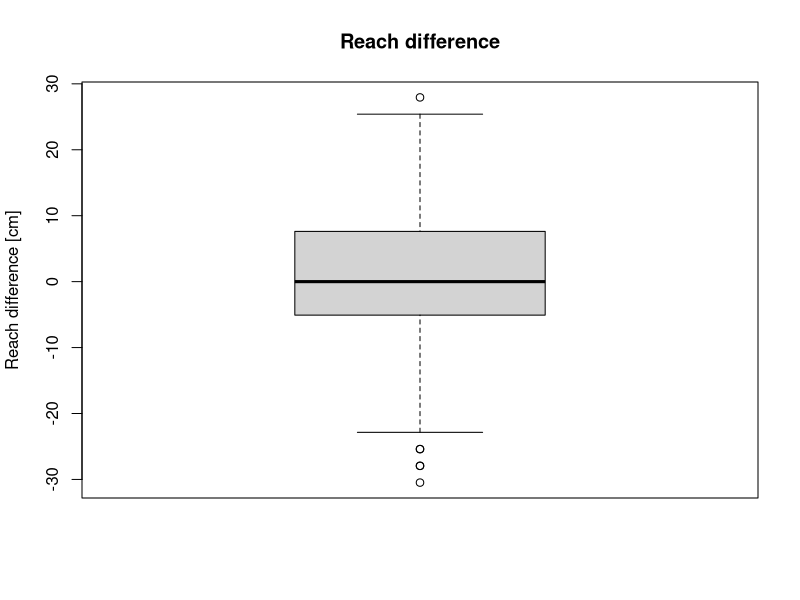
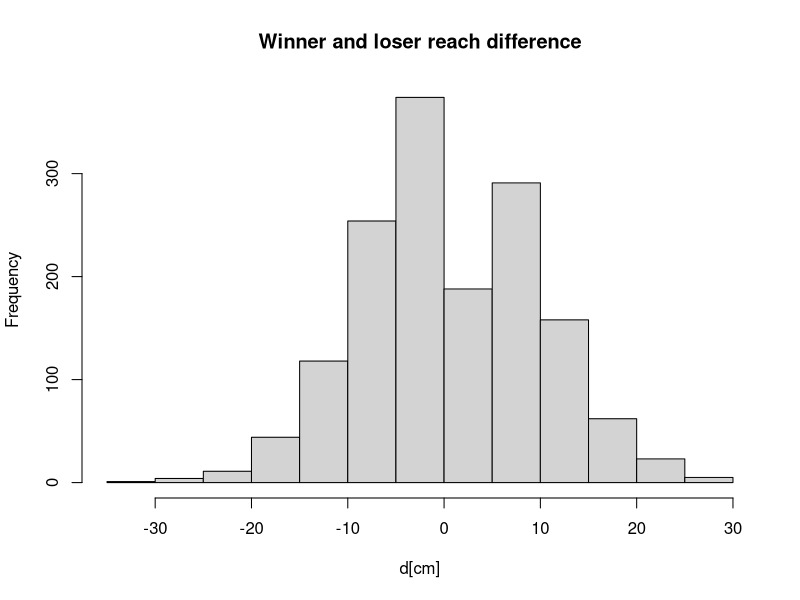
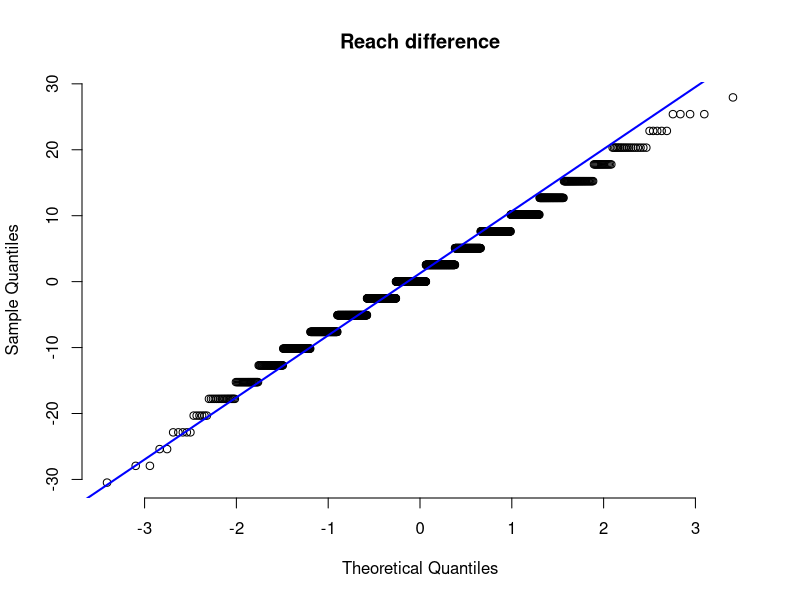
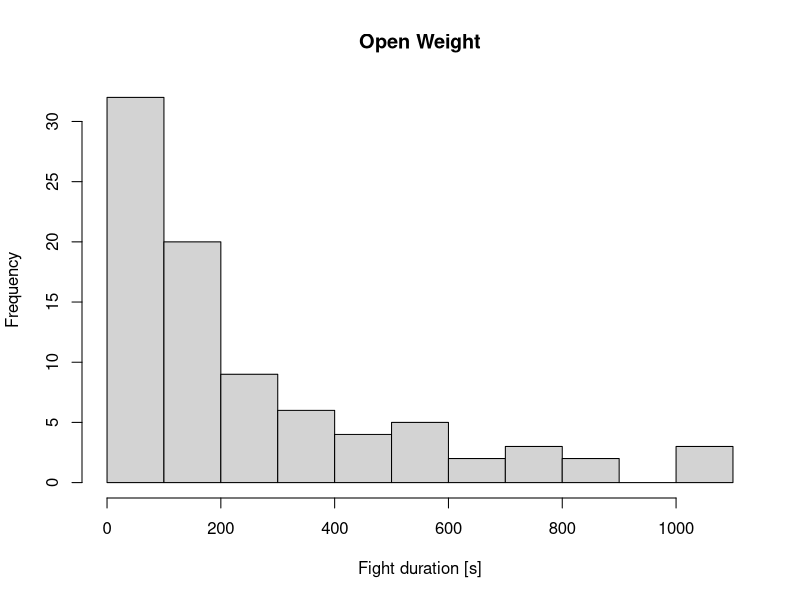
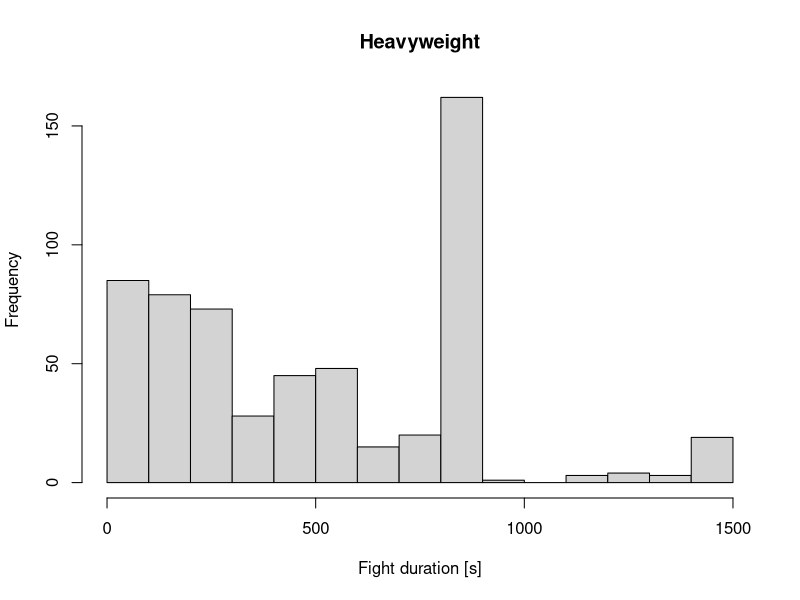
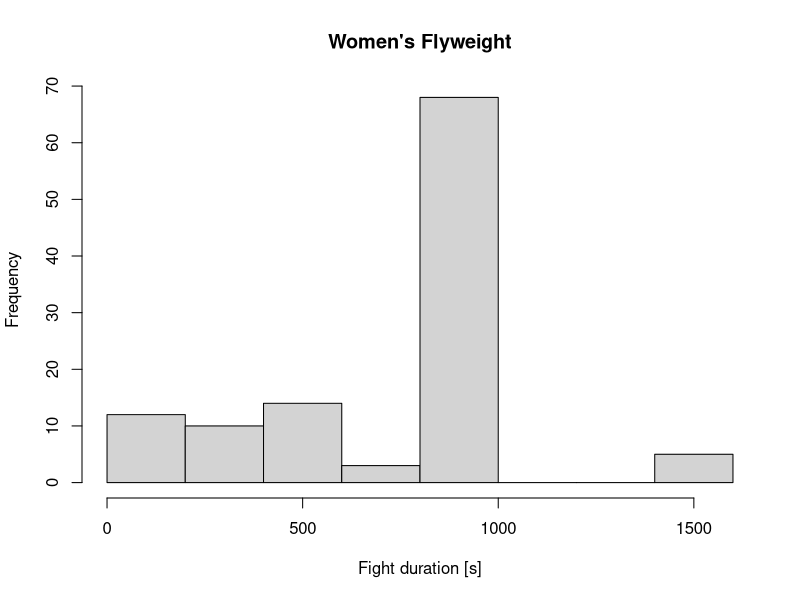
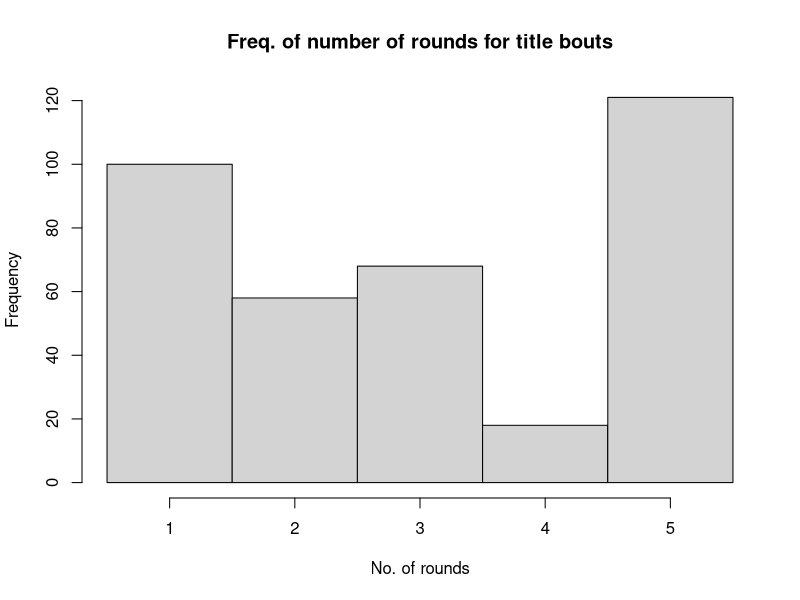
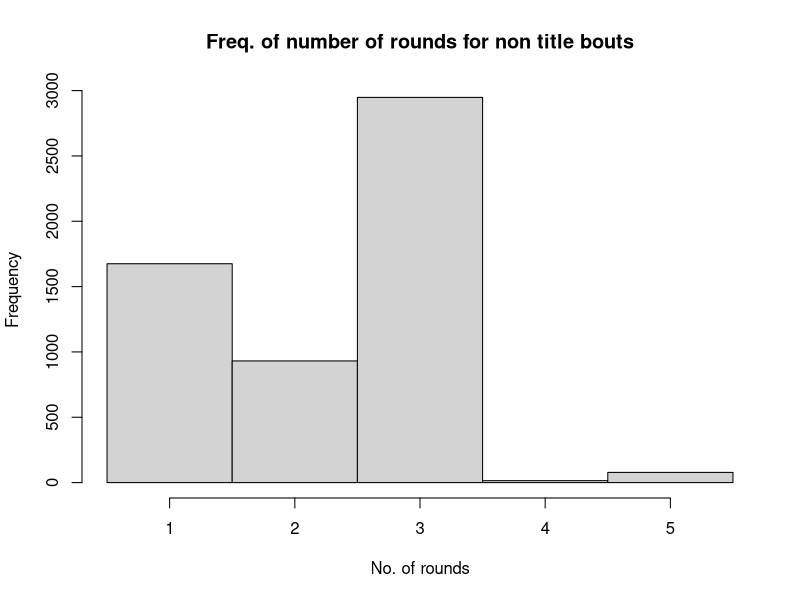

R code for these plots, in order:
## ---- chunk 1
library(knitr)
knitr::opts_chunk$set(tidy.opts=list(width.cutoff=80), tidy=TRUE)
## ---- chunk 2
total_fight_data = read.csv('total_fight_data.csv', sep=';')
dim(total_fight_data)

## ---- chunk 3
fighter_details = read.csv('fighter_details.csv', sep=',')
dim(fighter_details)
## ---- chunk 4
all <- merge(total_fight_data, fighter_details, by.x='R_fighter', by.y='fighter_name', all.x = TRUE)
all <- merge(all, fighter_details, by.x='B_fighter', by.y='fighter_name', 
             all.x = TRUE, suffixes = c('.r','.b'))
## ---- chunk 5
dim(all)
## ---- chunk 6

# Pretvaranje in u cm
all$Height_cm.b = sapply(strsplit(as.character(all$Height.b),"'|\""),
        function(x){30.48*as.numeric(x[1]) + 2.54*as.numeric(x[2])})

## ---- chunk 7
all$Height_cm.r = sapply(strsplit(as.character(all$Height.r),"'|\""),
        function(x){30.48*as.numeric(x[1]) + 2.54*as.numeric(x[2])})

all$Reach_cm.b = sapply(strsplit(as.character(all$Reach.b),"'|\""),
        function(x){2.54*as.numeric(x[1])})

all$Reach_cm.r = sapply(strsplit(as.character(all$Reach.r),"'|\""),
        function(x){2.54*as.numeric(x[1])})
## ---- chunk 8
# Pretvaranje lbs u kg 
all$Weight_kg.b = sapply(strsplit(as.character(all$Weight.b)," "),
        function(x){0.453592*as.numeric(x[1])})

all$Weight_kg.r = sapply(strsplit(as.character(all$Weight.r)," "),
        function(x){0.453592*as.numeric(x[1])})
## ---- chunk 9
# Micanje redaka koji imaju NA reach
all_without_na_in_reach <- subset(all, !is.na(Reach_cm.b))
all_without_na_in_reach <- subset(all_without_na_in_reach, !is.na(Reach_cm.r))
## ---- chunk 10
# Samo borbe koje su završile knockout-om
all_only_knockouts = subset(all_without_na_in_reach, all_without_na_in_reach$win_by=="KO/TKO")
## ---- chunk 11
# Računanje razlike dosega pobjednika i gubitnika
d = c()
for (i in 1:nrow(all_only_knockouts)) {
  row = all_only_knockouts[i,]
  diff = row$Reach_cm.r - row$Reach_cm.b
  if (row$Winner == row$R_fighter) {
    d = append(d, diff)
  } else {
    d = append(d, -diff)
  }
}

summary(d)
## ---- chunk 12
boxplot(d, ylab='Reach difference [cm]', main='Reach difference')
## ---- chunk 13
hist(d, main = 'Winner and loser reach difference', xlab = 'd[cm]')
## ---- chunk 14
qqnorm(d, pch=1, frame=FALSE, main = 'Reach difference')
qqline(d, col='blue', lwd=2)
## ---- chunk 15
t.test(d, alternative='greater', mu=0, conf.level=0.95)
## ---- chunk 16
# Funkcija za pretvorbu formata "3 Rnd (5-5-5)" u vektor integera [5 5 5] 
parse_format <- function(format){
  if (format == "No Time Limit"){
    return("No Time Limit")
  }
  format = substring(format, 1, nchar(format)-1)
  format = unlist(strsplit(format, "(", fixed=TRUE))
  format = unlist(strsplit(format[2], '-', fixed=TRUE))
  return(as.integer(format))
}

# Funkcija za pretvorbu vremena iz formata "m:s" u sekunde
convert_string_time_to_seconds <- function(time){
  time = unlist(strsplit(time, ":", fixed=TRUE))
  time = as.integer(time[1])*60 + as.integer((time[2]))
  return (time)
}
## ---- chunk 17
# Računanje ukupnog trajanja borbe
fight_length <- function(parsed_format, last_round, last_round_time){
  if (parsed_format[1] == "No Time Limit"){
    return (convert_string_time_to_seconds(last_round_time))
  }
  if (last_round == 1){
    return(convert_string_time_to_seconds(last_round_time))
  }
  total_time = 0
  for (i in 1:(last_round-1)){
    total_time = total_time + parsed_format[i]*60
  }
  
  total_time = total_time + convert_string_time_to_seconds(last_round_time)
  return(total_time)
}

# Na temelju retka računanje ukupnog trajanja borbe
time_from_row <- function(row){
  parsed_format = parse_format(row$Format)
  last_round = row$last_round
  last_round_time = row$last_round_time
  return (fight_length(parsed_format, last_round, last_round_time))
}

# Računanje vektora trajanja borbe za svaki redak tablice
dur = c()
for (i in 1:nrow(all)){
  dur = append(dur, time_from_row(all[i,]))
}

# Dodavanje stupca ukupnog trajanja borbe u sekundama
all$Fight_duration_s <- dur
## ---- chunk 18
# Grupiranje po kategorijama (odvojeno po spolu)
men_classes = c('Light Heavyweight',  'Open Weight', 'Lightweight', 'Heavyweight', 
                'Featherweight', 'Bantamweight', 'Welterweight', 'Middleweight', 
                'Flyweight')
women_classes = c("Women's Bantamweight", "Women's Strawweight", 
                  "Women's Featherweight", "Women's Flyweight")

# Funkcija za string s vraća TRUE ako sadrži neku od prije navedenih klasa (men_classes, women_classes)
filter_not_in_classes <- function(s){
  for (w in women_classes){
    if (grepl(w, s)) {
      return(TRUE)
    }
  }
  for (m in men_classes) {
    if (grepl(m, s)) {
      return(TRUE)
    }
  }
  return(FALSE)
}

# Funkcija za string s vraća kategoriju iz men_classes ili women_classes koju sadrži 
check_which_class <- function(s){
  for (w in women_classes){
    if (grepl(w, s)) {
      return(w)
    }
  }
  for (m in men_classes) {
    if (grepl(m, s)) {
      return(m)
    }
  }
}

# Svi tipovi borbi koje ne znamo grupirati u kategorije po težini i spolu
ignore_fight_types = c()
categories = unique(all$Fight_type)
for (category in categories) {
  if (!filter_not_in_classes(category)) {
    ignore_fight_types = append(ignore_fight_types, category)
  }
}

ignore_fight_types
## ---- chunk 19
# Iz cijelog skupa podataka mičemo borbe čiji je fight_type unutar vektora ignore_fight_types
all_without_unknown_weight_classes = subset(all, !(Fight_type %in% ignore_fight_types))
## ---- chunk 20
# Dodavanje stupca sa kategorijom
weight_class = c()
for (i in 1:nrow(all_without_unknown_weight_classes)) {
  weight_class = append(weight_class, check_which_class(all_without_unknown_weight_classes[i,]$Fight_type))
}
all_without_unknown_weight_classes$weight_class = weight_class
## ---- chunk 21
require(nortest)
## ---- chunk 22
lillie.test(all_without_unknown_weight_classes$Fight_duration_s[weight_class == "Open Weight"])
## ---- chunk 23
# weight_classes = c(men_classes, women_classes)
hist(all_without_unknown_weight_classes$Fight_duration_s[all_without_unknown_weight_classes$weight_class == "Open Weight"], 
     xlab="Fight duration [s]", main="Open Weight")
hist(all_without_unknown_weight_classes$Fight_duration_s[all_without_unknown_weight_classes$weight_class == "Heavyweight"], 
     xlab="Fight duration [s]", main="Heavyweight")
hist(all_without_unknown_weight_classes$Fight_duration_s[all_without_unknown_weight_classes$weight_class == "Women's Flyweight"], 
     xlab="Fight duration [s]", main="Women's Flyweight")

## ---- chunk 24
table(all_without_unknown_weight_classes$weight_class)
## ---- chunk 25
kruskal.test(Fight_duration_s~weight_class, data=all_without_unknown_weight_classes)
## ---- chunk 26
# Funkcija koja vraća TRUE ako se "title" nalazi u stringu s
is_title_bout <- function(s) {
  return(grepl('title', s, ignore.case=TRUE))
}

# Vektor koji sadrži TRUE ako je borba u retku borba za titulu
title_bout_vector = c()
for (i in (1:nrow(all))) {
  title_bout_vector = append(title_bout_vector, is_title_bout(all[i,]$Fight_type))
}

# Vektor broja rundi za borbe za titulu
title_bouts_last_round = all[title_bout_vector,]$last_round

# Vektor broja rundi za borbe koje nisu za titulu
non_title_bouts_last_round = all[!title_bout_vector,]$last_round
## ---- chunk 27
hist(title_bouts_last_round, breaks=seq(min(title_bouts_last_round)-0.5, max(title_bouts_last_round)+0.5, by=1), 
     main="Freq. of number of rounds for title bouts", xlab="No. of rounds")
hist(non_title_bouts_last_round, breaks=seq(min(non_title_bouts_last_round)-0.5, max(non_title_bouts_last_round)+0.5, by=1), 
     main="Freq. of number of rounds for non title bouts", xlab="No. of rounds")
## ---- chunk 28
lillie.test(non_title_bouts_last_round)
lillie.test(title_bouts_last_round)
## ---- chunk 29
wilcox.test(title_bouts_last_round, non_title_bouts_last_round, alternative='greater', conf.level=0.9)
## ---- chunk 30
# Funkcija za određivanje spola boraca (preko kategorije)
male_or_female = c()
for (i in 1:nrow(all_without_unknown_weight_classes)) {
  if (all_without_unknown_weight_classes[i,]$weight_class %in% men_classes) {
    male_or_female = append(male_or_female, 'male')
  } else {
    male_or_female = append(male_or_female, 'female')  
  }
}

# Dodavanje stupca spola
all_without_unknown_weight_classes$male_or_female = male_or_female
## ---- chunk 31
# Dodavanje spola u fighter_details tablicu
total_gender_vector = c()
for (i in 1:nrow(fighter_details)) {
  gender_vector = all_without_unknown_weight_classes[fighter_details[i,]$fighter_name == all_without_unknown_weight_classes$B_fighter 
                                                | fighter_details[i,]$fighter_name == all_without_unknown_weight_classes$R_fighter,]$male_or_female
  if (length(gender_vector) == 0) {
    total_gender_vector = append(total_gender_vector, NA)
  } else {
    total_gender_vector = append(total_gender_vector, gender_vector[1])
  }
}

fighter_details$gender = total_gender_vector
## ---- chunk 32
# Pretvorba in u cm za visinu borca
fighter_details$Height_cm = sapply(strsplit(as.character(fighter_details$Height),"'|\""),
        function(x){30.48*as.numeric(x[1]) + 2.54*as.numeric(x[2])})
## ---- chunk 33
female_heights = subset(fighter_details, gender == 'female')$Height_cm
male_heights = subset(fighter_details, gender == 'male')$Height_cm
hist(female_heights, main="Female heights", xlab="Height[cm]")
hist(male_heights, main="Male heights", xlab="Height[cm]")

## ---- chunk 34
# Određivanje medijana visine za mušku i žensku populaciju
male_median_height = median(male_heights, na.rm=TRUE)
female_median_height = median(female_heights, na.rm=TRUE)

# Određivanje kategorije visine po spolu (short za visine ispod mediana, tall za visine iznad mediana)
height_category = c()
for (i in 1:nrow(fighter_details)){
  if (is.na(fighter_details[i,]$Height_cm) | is.na(fighter_details[i,]$gender)) {
      height_category = append(height_category, NA)
      next
  }
  else {
    if (fighter_details[i,]$gender == "male"){
      if (fighter_details[i,]$Height_cm >= male_median_height){
        height_category = append(height_category, "tall")
      }
      else{
        height_category = append(height_category, "short")
      }
    }else{
      if (fighter_details[i,]$Height_cm >= female_median_height){
        height_category = append(height_category, "tall")
      }
      else{
        height_category = append(height_category, "short")
      }
    }
  }
}

# Dodavanje stupca kategorije visine
fighter_details$height_category = height_category
## ---- chunk 35
# Određivanje postotka putem submissiona za svakog borca
win_rate_by_submission = c()
for (i in (1:nrow(fighter_details))) {
  fn = fighter_details[i,]$fighter_name
  wins = subset(all_without_unknown_weight_classes, Winner==fn)
  n = nrow(wins)
  if (n == 0){
    win_rate = NA
  } else {
    won_by_submission = subset(wins, win_by=='Submission')
    s = nrow(won_by_submission)
    win_rate = s / n
  }
  win_rate_by_submission = append(win_rate_by_submission, win_rate)
}

# Dodavanje stupca postotka pobjede putem submissiona
fighter_details$win_rate_by_submission = win_rate_by_submission
## ---- chunk 36
# Vektor postotaka pobjede putem submissiona za niske borce
short_winners = subset(fighter_details, height_category=='short' &
                         !is.na(win_rate_by_submission))$win_rate_by_submission
# Vektori postotaka pobjede putem submissiona za visoke borce
tall_winners = subset(fighter_details, height_category=='tall' & 
                        !is.na(win_rate_by_submission))$win_rate_by_submission

hist(short_winners, main="Freq. of short fighters submission win rate", xlab="Win rate by submission")
hist(tall_winners, main="Freq. of tall fighters submission win rate", xlab="Win rate by submission")
## ---- chunk 37
wilcox.test(tall_winners, short_winners, alternative='less', conf.level=0.9)
## ---- chunk 38
# short_winners_without_outliers = short_winners[short_winners != 0 & short_winners != 1]
# tall_winners_without_outliers = tall_winners[tall_winners != 0 & tall_winners != 1]
# hist(short_winners_without_outliers)
# hist(tall_winners_without_outliers)
# wilcox.test(tall_winners_without_outliers, short_winners_without_outliers, alternative='less', conf.level=0.9)
## ---- chunk 39
# Određivanje postotka pobjede putem knockout-a za svakog borca
win_rate_by_ko = c()
for (i in (1:nrow(fighter_details))) {
  fn = fighter_details[i,]$fighter_name
  wins = subset(all_without_unknown_weight_classes, Winner==fn)
  n = nrow(wins)
  if (n == 0){
    win_rate = NA
  } else {
    wins_by_ko = subset(wins, win_by=='KO/TKO')
    s = nrow(wins_by_ko)
    win_rate = s / n
  }
  win_rate_by_ko = append(win_rate_by_ko, win_rate)
}

# Dodavanje stupca sa postotkom pobjede putem knockout-a
fighter_details$win_rate_by_ko = win_rate_by_ko
## ---- chunk 40
female_ko_winners = subset(fighter_details, gender=='female' & !is.na(win_rate_by_ko))$win_rate_by_ko
male_ko_winners = subset(fighter_details, gender=='male' & !is.na(win_rate_by_ko))$win_rate_by_ko

hist(female_ko_winners, main="Freq. of female fighters knockout win rate", xlab="Win rate by knockout")
hist(male_ko_winners, main="Freq. of male fighters knockout win rate", xlab="Win rate by knockout")
## ---- chunk 41
wilcox.test(male_ko_winners, female_ko_winners, alternative='greater', conf.level=0.9)
## ---- chunk 42
# male_ko_winners_without_outliers = male_ko_winners[male_ko_winners != 0 & male_ko_winners != 1]
# female_ko_winners_without_outliers = female_ko_winners[female_ko_winners != 0 & female_ko_winners != 1]
# 
# hist(male_ko_winners_without_outliers)
# hist(female_ko_winners_without_outliers)
# 
# wilcox.test(male_ko_winners_without_outliers, female_ko_winners_without_outliers, alternative='less', conf.level = 0.9)
# wilcox.test(male_ko_winners_without_outliers, female_ko_winners_without_outliers, alternative='greater', conf.level = 0.9)
## ---- chunk 43
# Odredivanje broja pobjeda i broja pobjeda putem knockout-a za borce
total_wins = c()
total_wins_by_ko = c()
for (i in (1:nrow(fighter_details))) {
  fn = fighter_details[i,]$fighter_name
  wins = subset(all, Winner==fn)
  wins_by_ko = subset(wins, win_by=='KO/TKO')
  total_wins = append(total_wins, nrow(wins))
  total_wins_by_ko = append(total_wins_by_ko, nrow(wins_by_ko))
}

# Dodavanje stupaca ukupnih pobjeda, ukupnih pobjeda putem knockout-a i ukupnih pobjeda bez knockout-a
fighter_details$total_wins = total_wins
fighter_details$total_wins_by_ko = total_wins_by_ko
fighter_details$total_wins_without_ko = total_wins - total_wins_by_ko

table(fighter_details$Stance)
## ---- chunk 44
fighter_details_known_stance = subset(fighter_details, Stance != '' & Stance!='Open Stance' & Stance != 'Sideways')

library(dplyr)
library(data.table)
stance_table <- fighter_details_known_stance %>% 
  group_by(Stance) %>% 
  summarise(total_wins_by_ko = sum(total_wins_by_ko), total_wins_without_ko = sum(total_wins_without_ko)) %>%
  setDT()
## ---- chunk 45
stance_table
## ---- chunk 46
# Moramo maknuti Stance jer je u tablici to predstavljeno kao zavisna varijabla, a zapravo je nezavisna
stance_table = select(stance_table, -Stance)
## ---- chunk 47
chisq.test(stance_table, correct=FALSE)
## ---- chunk 48
# Računanje trenutne dobi oba borca na datum borbe
library(lubridate)
current_age_blue = c()
current_age_red = c()
fight_date = mdy(all_without_unknown_weight_classes[1,]$date) #converting string to date
red_date_of_birth = mdy(all_without_unknown_weight_classes[1,]$DOB.r)
age = fight_date - red_date_of_birth
for (i in (1:nrow(all_without_unknown_weight_classes))){
  fight_date = mdy(all_without_unknown_weight_classes[i,]$date)
  red_date_of_birth = mdy(all_without_unknown_weight_classes[i,]$DOB.r)
  blue_date_of_birth = mdy(all_without_unknown_weight_classes[i,]$DOB.b)
  red_age = as.numeric(floor((fight_date - red_date_of_birth)/365))
  blue_age = as.numeric(floor((fight_date - blue_date_of_birth)/365))
  current_age_red = append(current_age_red, red_age)
  current_age_blue = append(current_age_blue, blue_age)
}

# Dodavanje stupca trenutne dobi
all_without_unknown_weight_classes$red_age = current_age_red
all_without_unknown_weight_classes$blue_age = current_age_blue
## ---- chunk 49
# Jedine borbe koje uzimamo u obzir su one sa poznatom tezinskom kategorijom
all_for_logreg = data.frame(all_without_unknown_weight_classes)

# Funkcija za pretvorbu stringa s oblika "x of y" u numeric x
number_before_of <- function(s) {
  first_elem = strsplit(s, " of ", fixed=TRUE)[[1]][1]
  return(as.numeric(first_elem))
}
## ---- chunk 50
# Pretvorba stupaca iz oblika "x of y" u "x"
all_for_logreg$r_sig_str = sapply(all_for_logreg$R_SIG_STR., number_before_of)
all_for_logreg$b_sig_str = sapply(all_for_logreg$B_SIG_STR., number_before_of)
all_for_logreg$r_total_str = sapply(all_for_logreg$R_TOTAL_STR., number_before_of)
all_for_logreg$b_total_str = sapply(all_for_logreg$B_TOTAL_STR., number_before_of)

to_transform_colnames <- c("R_TD", "B_TD", "R_HEAD", "B_HEAD", "R_BODY", "B_BODY", "R_LEG", "B_LEG", "R_DISTANCE", "B_DISTANCE", "R_CLINCH", "B_CLINCH", "R_GROUND", "B_GROUND")
for (column in to_transform_colnames) {
  new_column_name = tolower(column)
  all_for_logreg[,new_column_name] = sapply(all_for_logreg[,column], number_before_of)
}

# Dodavanje indikatorske varijable o pobjedi crvenog borca
all_for_logreg$red_is_winner = as.numeric(all_for_logreg$R_fighter == all_for_logreg$Winner)
## ---- chunk 51
# Funkcija za pretvaranje stringa s oblika "x%" u numeric "x/100"
number_before_percent <- function(s) {
  return (as.numeric(sub("%","",s))/100)
}

# Pretvorba stupaca iz oblika "x%" u numeric "x/100"
to_transform_colnames = c("Str_Def.r", "Str_Def.b", "Str_Acc.r", "TD_Acc.r", "TD_Def.r", "Str_Def.b", "Str_Acc.b", "TD_Acc.b", "TD_Def.b")
for (column in to_transform_colnames) {
  new_column_name = tolower(column)
  all_for_logreg[,new_column_name] = suppressWarnings(sapply(all_for_logreg[,column], number_before_percent))
}

# Uzimamo u obzir samo borce koji imaju stav: "Switch", "Orthodox" i "Southpaw"
all_for_logreg = subset(all_for_logreg, Stance.b=="Switch" | Stance.b == "Orthodox" | Stance.b=="Southpaw")
all_for_logreg = subset(all_for_logreg, Stance.r=="Switch" | Stance.r == "Orthodox" | Stance.r=="Southpaw")

# Pretvaranje logičkog vektora u numerički vektor
all_for_logreg$is_b_southpaw = as.numeric(all_for_logreg$Stance.b == "Southpaw")
all_for_logreg$is_b_orthodox = as.numeric(all_for_logreg$Stance.b == "Orthodox")
all_for_logreg$is_b_switch = as.numeric(all_for_logreg$Stance.b == "Switch")
all_for_logreg$is_r_southpaw = as.numeric(all_for_logreg$Stance.r == "Southpaw")
all_for_logreg$is_r_orthodox = as.numeric(all_for_logreg$Stance.r == "Orthodox")
all_for_logreg$is_r_switch = as.numeric(all_for_logreg$Stance.r == "Switch")
## ---- chunk 52
# Odabrane regresorske varijable i zavisna varijabla
selected_columns = c("R_KD", "B_KD", "R_SUB_ATT", "B_SUB_ATT", "R_REV", "B_REV", "TD_Avg.r", "SLpM.r", "SApM.r", "Sub_Avg.r", "TD_Avg.b", "SLpM.b", "SApM.b", "Sub_Avg.b", "Height_cm.b", "Height_cm.r", "Reach_cm.b", "Reach_cm.r", "Weight_kg.b", "Weight_kg.r", "red_age", "blue_age", "r_sig_str", "b_sig_str", "r_total_str", "b_total_str", "r_td", "b_td", "r_head", "b_head", "r_body", "b_body", "r_leg", "b_leg", "r_distance", "b_distance", "r_clinch", "b_clinch", "r_ground", "b_ground", "str_def.r", "str_acc.r", "td_acc.r", "td_def.r", "str_def.b", "str_acc.b", "td_acc.b", "td_def.b", "red_is_winner", "is_b_southpaw", "is_b_orthodox", "is_r_southpaw", "is_r_orthodox")
variables = selected_columns[selected_columns != "red_is_winner"]
## ---- chunk 53
library(tidyr)
# Iz seta podataka uzimamo samo odabrane regresorske varijable i zavisnu varijablu
logreg_data = subset(all_for_logreg, select=selected_columns)
# Uzimamo samo retke koji nemaju NA vrijednosti unutar odabranih varijabli
logreg_data = logreg_data %>% drop_na()
## ---- chunk 54
require(caret)

# b je formula varijabla_1 + varijabla_2 + ..., pri čemu je varijabla_i unutar 
# skupa odabranih regresorskih varijabli
b <- paste(variables, collapse=' + ')
logreg_mdl = glm(as.formula(paste("red_is_winner ~ ", b)), data=logreg_data, family=binomial())
summary(logreg_mdl)
## ---- chunk 55
# Računanje Rsq
Rsq = 1 - logreg_mdl$deviance/logreg_mdl$null.deviance
Rsq
## ---- chunk 56
# Izrada confusion matrix-a
yhat <- logreg_mdl$fitted.values >= 0.5
tab <- table(logreg_data$red_is_winner, yhat)

tab
## ---- chunk 57
accuracy = sum(diag(tab))/sum(tab)
precision = tab[2,2]/sum(tab[,2])
recall = tab[2,2]/sum(tab[2,])
specificity = tab[1,1]/sum(tab[,1])

accuracy
precision
recall
specificity
## ---- chunk 58
# Izbacivanje nesignifikantnih varijabli
significant_variables = c("R_KD", "B_KD", "R_SUB_ATT", "B_SUB_ATT", "R_REV", "B_REV", 
                          "TD_Avg.r", "red_age", "r_sig_str", "b_sig_str", "r_total_str", 
                          "r_td", "b_td", "r_head", "b_head", "r_distance", "b_distance",
                          "r_clinch", "b_clinch", "td_acc.b")

b <- paste(significant_variables, collapse=' + ')
logreg_mdl_reduced = glm(as.formula(paste("red_is_winner ~ ", b)), data=logreg_data, family=binomial())
summary(logreg_mdl_reduced)
## ---- chunk 59
Rsq = 1 - logreg_mdl_reduced$deviance/logreg_mdl_reduced$null.deviance
Rsq
## ---- chunk 60
yhat <- logreg_mdl_reduced$fitted.values >= 0.5
tab <- table(logreg_data$red_is_winner, yhat)

tab

accuracy = sum(diag(tab))/sum(tab)
precision = tab[2,2]/sum(tab[,2])
recall = tab[2,2]/sum(tab[2,])
specificity = tab[1,1]/sum(tab[,1])

accuracy
precision
recall
specificity
## ---- chunk 61
# Usporedba dva modela
anova(logreg_mdl, logreg_mdl_reduced, test='LRT')
## ---- chunk 62
fighter_details_variables = c("TD_Avg.r", "SLpM.r", "SApM.r", "Sub_Avg.r", "TD_Avg.b", 
                              "SLpM.b", "SApM.b", "Sub_Avg.b", "Height_cm.b", 
                              "Height_cm.r", "Reach_cm.b", "Reach_cm.r", "Weight_kg.b", 
                              "Weight_kg.r", "red_age", "blue_age", "str_def.r", "str_acc.r", 
                              "td_acc.r", "td_def.r", "str_def.b", "str_acc.b", "td_acc.b", 
                              "td_def.b", "red_is_winner", "is_b_southpaw", "is_b_orthodox", 
                              "is_r_southpaw", "is_r_orthodox")
logreg_fighters_data = subset(logreg_data, select = fighter_details_variables)
fighter_details_variables = fighter_details_variables[fighter_details_variables != "red_is_winner"]

b <- paste(fighter_details_variables, collapse=' + ')
logreg_mdl_fighter_details = glm(as.formula(paste("red_is_winner ~ ", b)), 
                                 data=logreg_fighters_data, family=binomial())
summary(logreg_mdl_fighter_details)
## ---- chunk 63
# Računanje Rsq
Rsq = 1 - logreg_mdl_fighter_details$deviance/logreg_mdl_fighter_details$null.deviance
Rsq
## ---- chunk 64
yhat <- logreg_mdl_fighter_details$fitted.values >= 0.5
tab <- table(logreg_fighters_data$red_is_winner, yhat)

tab
## ---- chunk 65
accuracy = sum(diag(tab))/sum(tab)
precision = tab[2,2]/sum(tab[,2])
recall = tab[2,2]/sum(tab[2,])
specificity = tab[1,1]/sum(tab[,1])

accuracy
precision
recall
specificity
